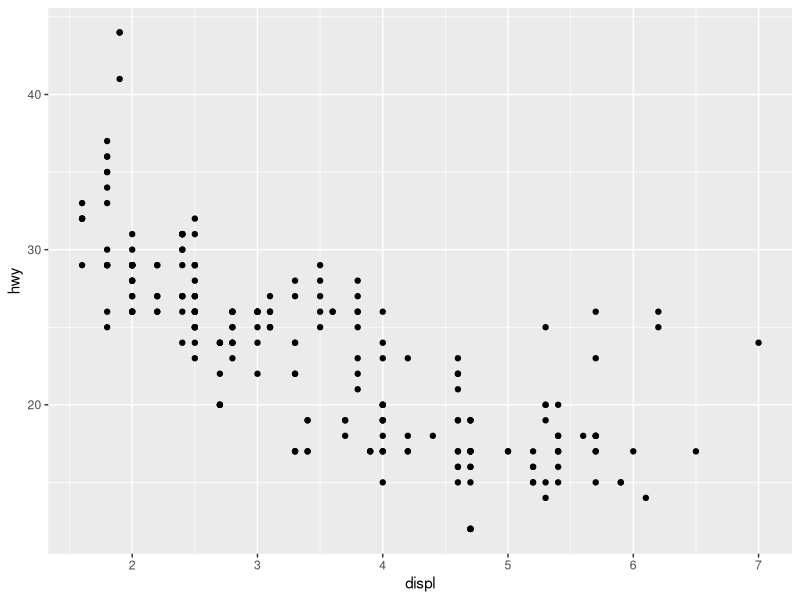
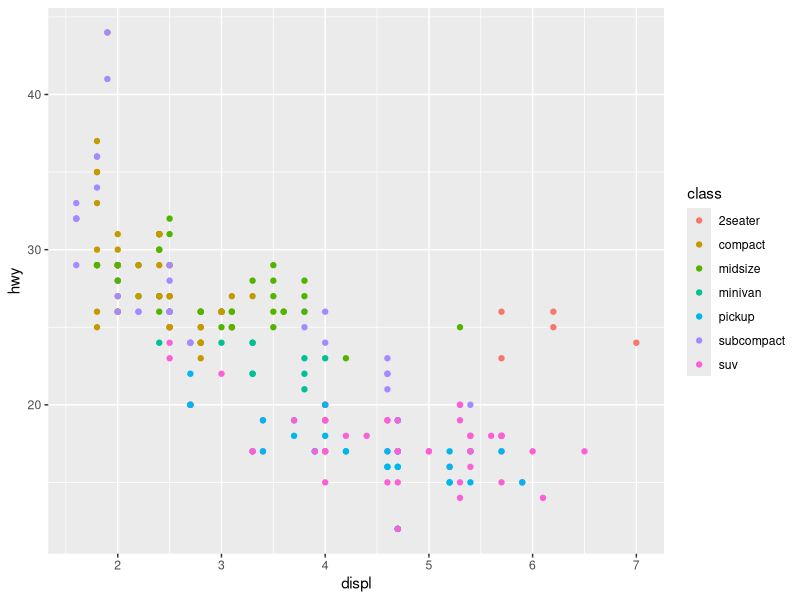
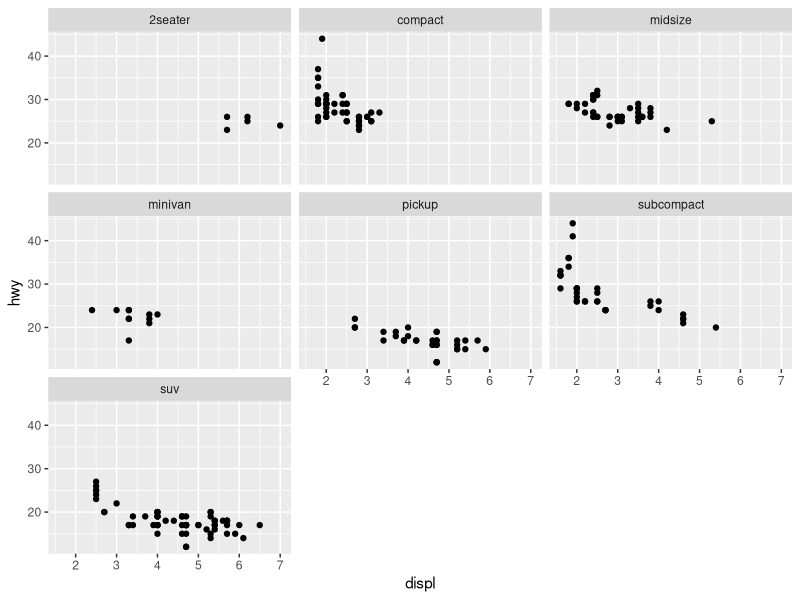
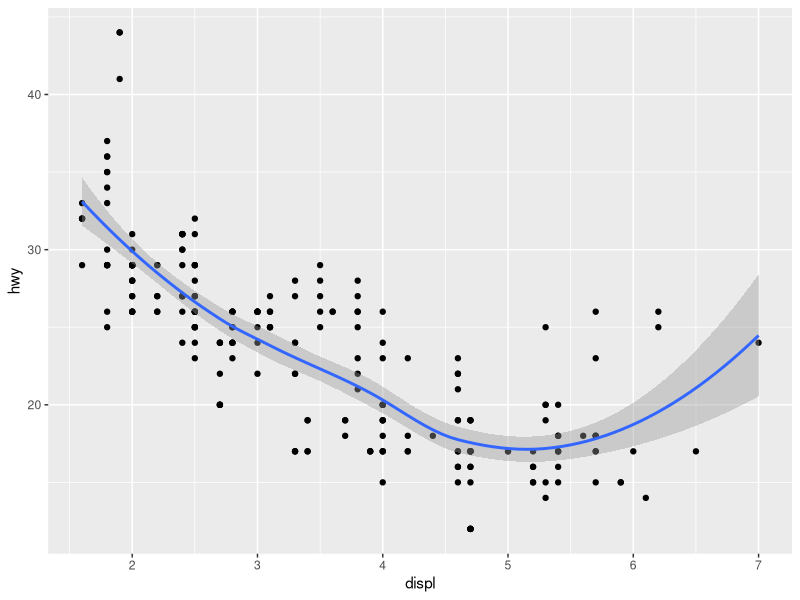
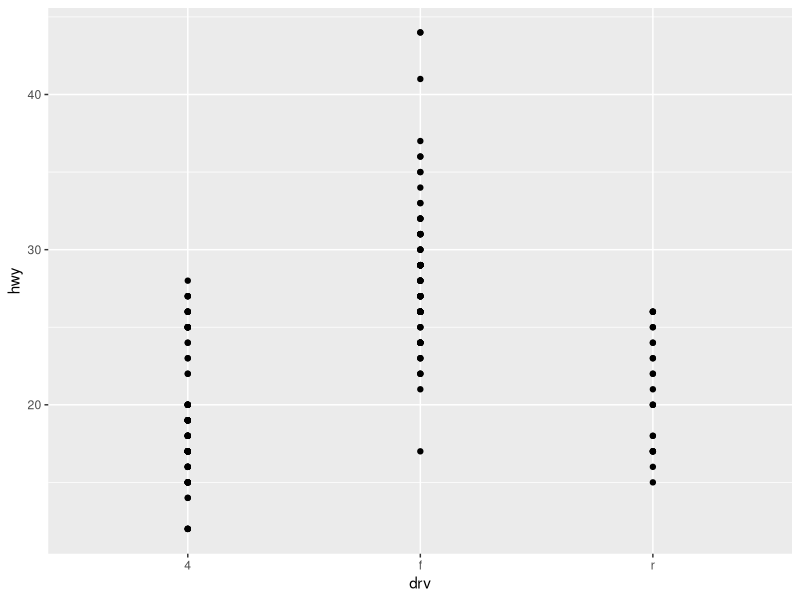
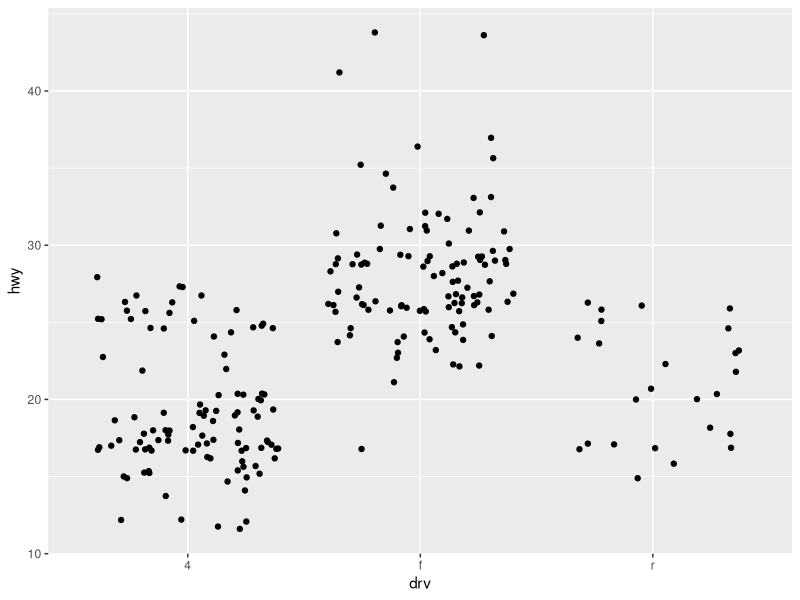
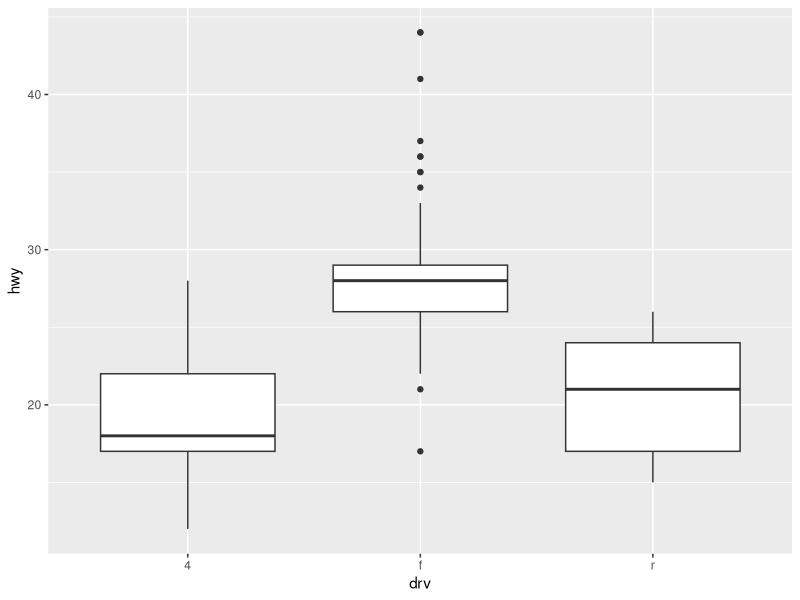
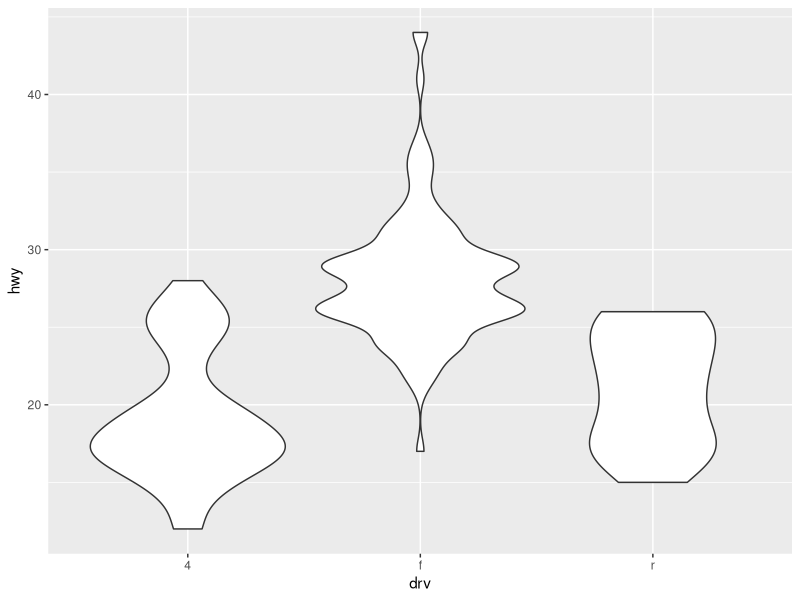

R code for these plots, in order:
##### Install the ggplot2 packages
#install.packages("ggplot2")

### load the library to the environment
library(ggplot2)

#### Load the diamond dataset
data("mpg")

str(mpg)
 
#### Plot the relationship between Engine size and Mileage

ggplot(mpg, aes(x = displ, y = hwy)) + 
  geom_point()

##### Adding color option and show the difference with class
ggplot(mpg, aes(displ, hwy, colour = class)) + 
  geom_point()

###### Faceting ###############

ggplot(mpg, aes(displ, hwy)) + 
  geom_point() + 
  facet_wrap(~class)


######### Smooth ##############
ggplot(mpg, aes(displ, hwy)) + 
  geom_point() + 
  geom_smooth()

####### Over-plotting issue ######

ggplot(mpg, aes(drv, hwy)) + 
  geom_point()

##### Avoid overlotting #####
ggplot(mpg, aes(drv, hwy)) + geom_jitter() # adds a little random noise to the data

ggplot(mpg, aes(drv, hwy)) + geom_boxplot() #summarise the shape of the distribution

ggplot(mpg, aes(drv, hwy)) + geom_violin() #show a compact representation of the "density" of the distribution

####### Barplot #######
ggplot(mpg, aes(manufacturer)) + 
  geom_bar()


######## Plot and axis titles ##########

ggplot(mpg, aes(displ, hwy)) + 
  geom_point(aes(colour = factor(cyl))) + 
  labs(
    x = "Engine displacement (litres)", 
    y = "Highway miles per gallon", 
    colour = "Number of cylinders",
    title = "Mileage by engine size and cylinders",
    subtitle = "Source: http://fueleconomy.gov"
  )